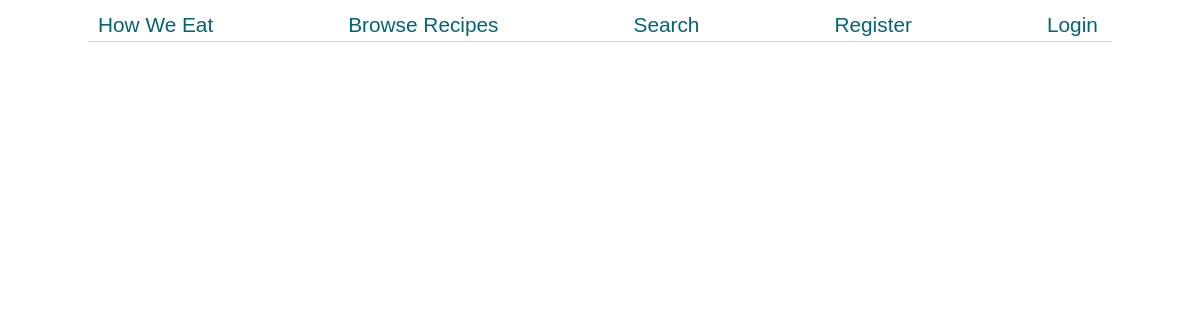
Page /profile/marge on the earlier database version.
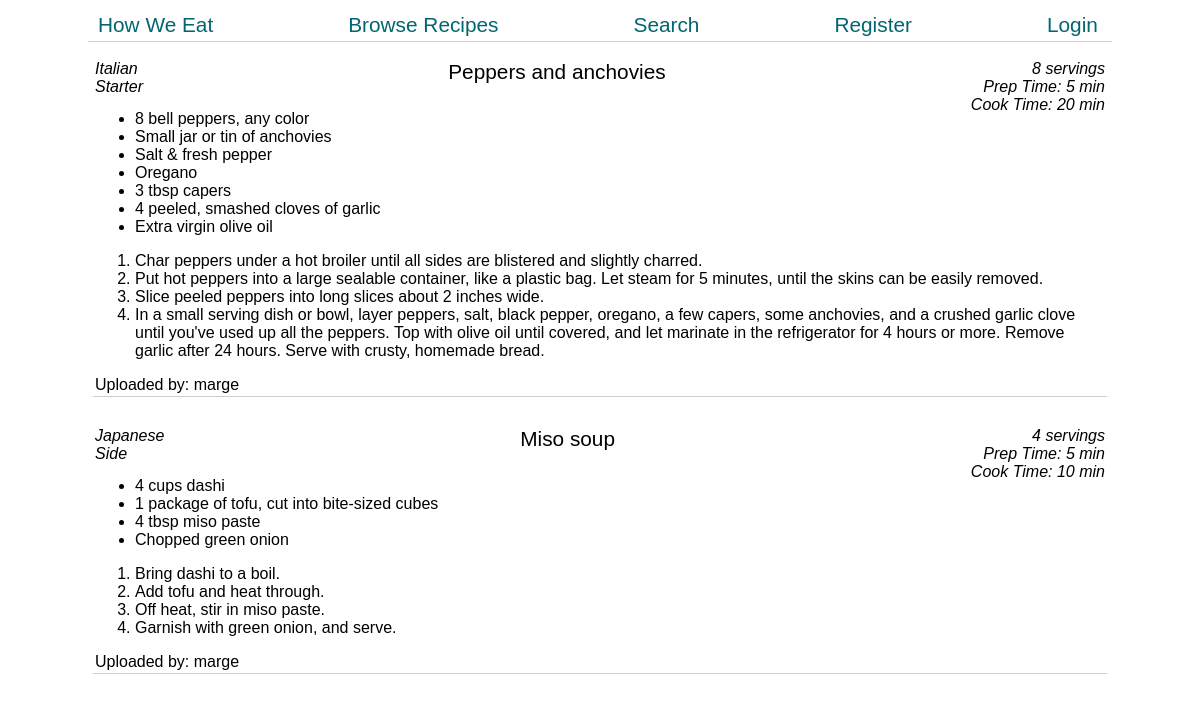
Same page on the later database version.
### cooking/models.py (models this page shows, shortened)
class RecipeItem(models.Model):
    name = models.CharField(max_length=100)
    image = models.ImageField(blank=True, upload_to='images/')
    prep_time = models.IntegerField()
    cook_time = models.IntegerField()
    servings = models.IntegerField()
    ingredients = models.TextField()
    directions = models.TextField()
    course = models.CharField(max_length=30)
    cuisine = models.CharField(max_length=30)
    creator = models.ForeignKey(User, on_delete=models.CASCADE)

class User(AbstractUser):
    pass

### cooking/views.py (the view)
# urls.py: path('profile/<str:username>', views.profile, name="profile"),
def profile(request, username):
    user = User.objects.get(username=username)
    recipe_items = RecipeItem.objects.filter(creator=user)
    for recipe_item in recipe_items:
        recipe_item.ingredients = markdown2.markdown(recipe_item.ingredients)
        recipe_item.directions = markdown2.markdown(recipe_item.directions)
    return render(request, "cooking/profile.html", {
        'recipes': recipe_items
    })

### cooking/templates/cooking/profile.html (shortened to what this page needs)
{% extends "cooking/layout.html" %}
{% load static %}
{% block body %}
<div class="index-body">
    <div class="recipe-container">
        {% for recipe in recipes %}
            <div class="recipe-box hide">
                <div class="recipe-summary">
                    <div class="recipe-cuisine">{{ recipe.cuisine }}</div>
                    <div class="recipe-course">{{ recipe.course }}</div>
                </div>
                <div class="recipe-data">
                    <div class="recipe-servings">{{ recipe.servings }} servings</div>
                    <div class="recipe-prep">Prep Time: {{ recipe.prep_time }} min</div>
                    <div class="recipe-cook">Cook Time: {{ recipe.cook_time }} min</div>
                </div>
                <div class="recipe-details">
                    <div class="recipe-name">{{ recipe.name }}</div>
                    <div class="recipe-ingredients">{{ recipe.ingredients|safe }}</div>
                    <div class="recipe-directions">{{ recipe.directions|safe }}</div>
                    <div class="recipe-creator">Uploaded by: {{ recipe.creator }}
                    </div>
                </div>
            </div>
        {% endfor %}
    </div>
</div>
{% endblock %}

Differences in the rows shown:
added RecipeItem: cuisine "Italian", course "Starter", servings "8", prep_time "5", cook_time "20", name "Peppers and anchovies", ingredients "8 bell peppers, any color Small jar or tin of anchovies Salt & fresh pepper Oregano 3 tbsp capers 4 peeled, smashed cloves of garlic Extra virgin olive oil", directions "Char peppers under a hot broiler until all sides are blistered and slightly charred. Put hot peppers into a large sealable container, like a plastic bag. Let steam for 5 minutes, until the skins can be easily removed. Slice peeled peppers into long slices about 2 inches wide. In a small serving dish or bowl, layer peppers, salt, black pepper, oregano, a few capers, some anchovies, and a crushed garlic clove until you've used up all the peppers. Top with olive oil until covered, and let marinate in the refrigerator for 4 hours or more. Remove garlic after 24 hours. Serve with crusty, homemade bread.", creator "marge"
added RecipeItem: cuisine "Japanese", course "Side", servings "4", prep_time "5", cook_time "10", name "Miso soup", ingredients "4 cups dashi 1 package of tofu, cut into bite-sized cubes 4 tbsp miso paste Chopped green onion", directions "Bring dashi to a boil. Add tofu and heat through. Off heat, stir in miso paste. Garnish with green onion, and serve.", creator "marge"
